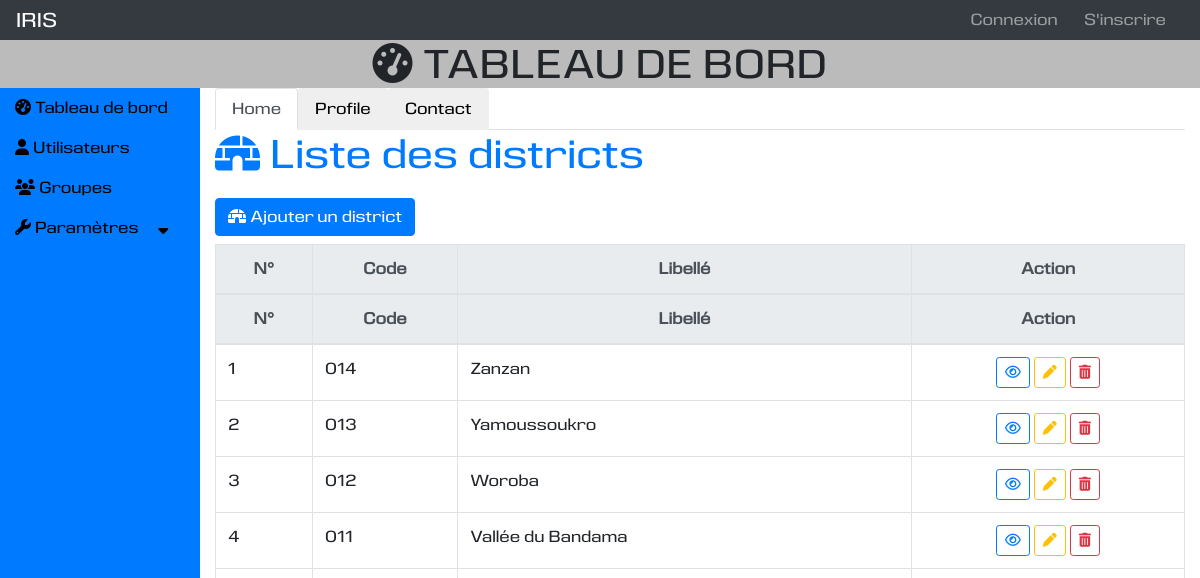
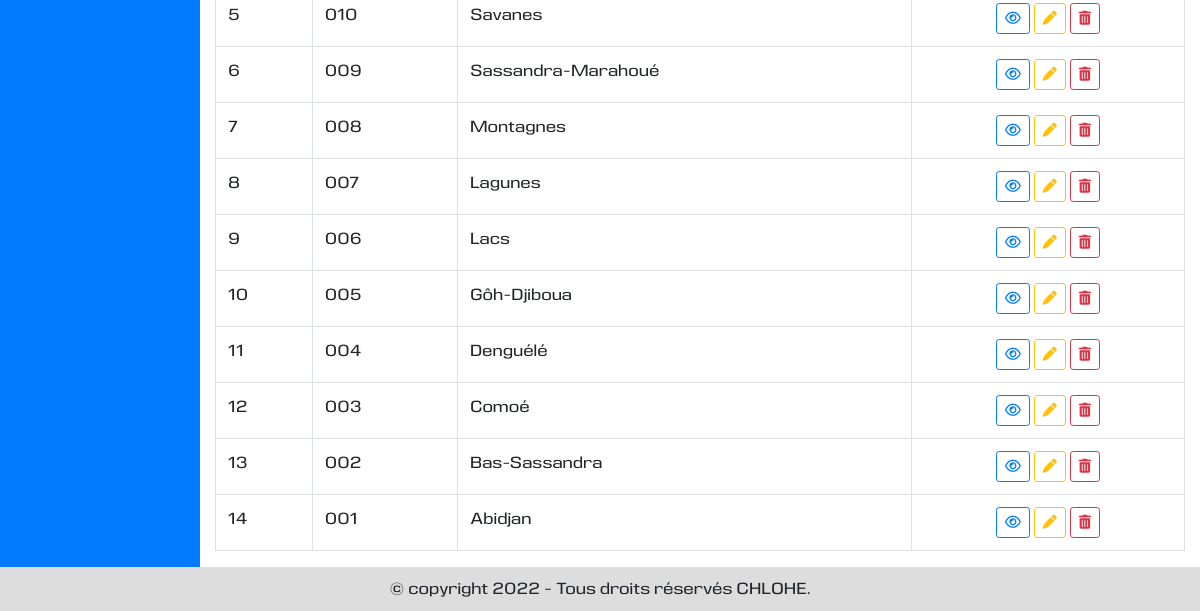
The app's page /localisation/, older data (2 pictures, top to bottom).
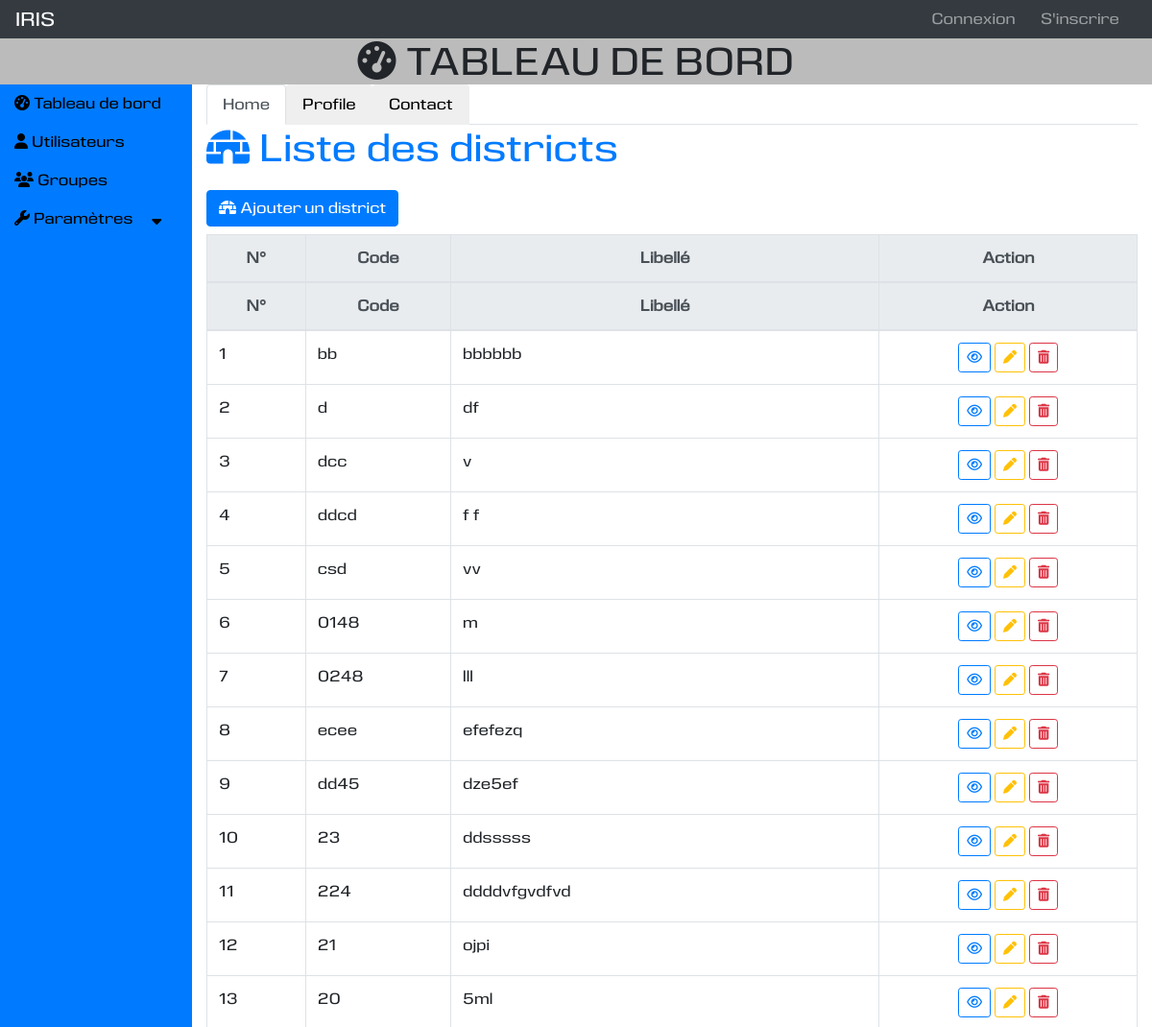
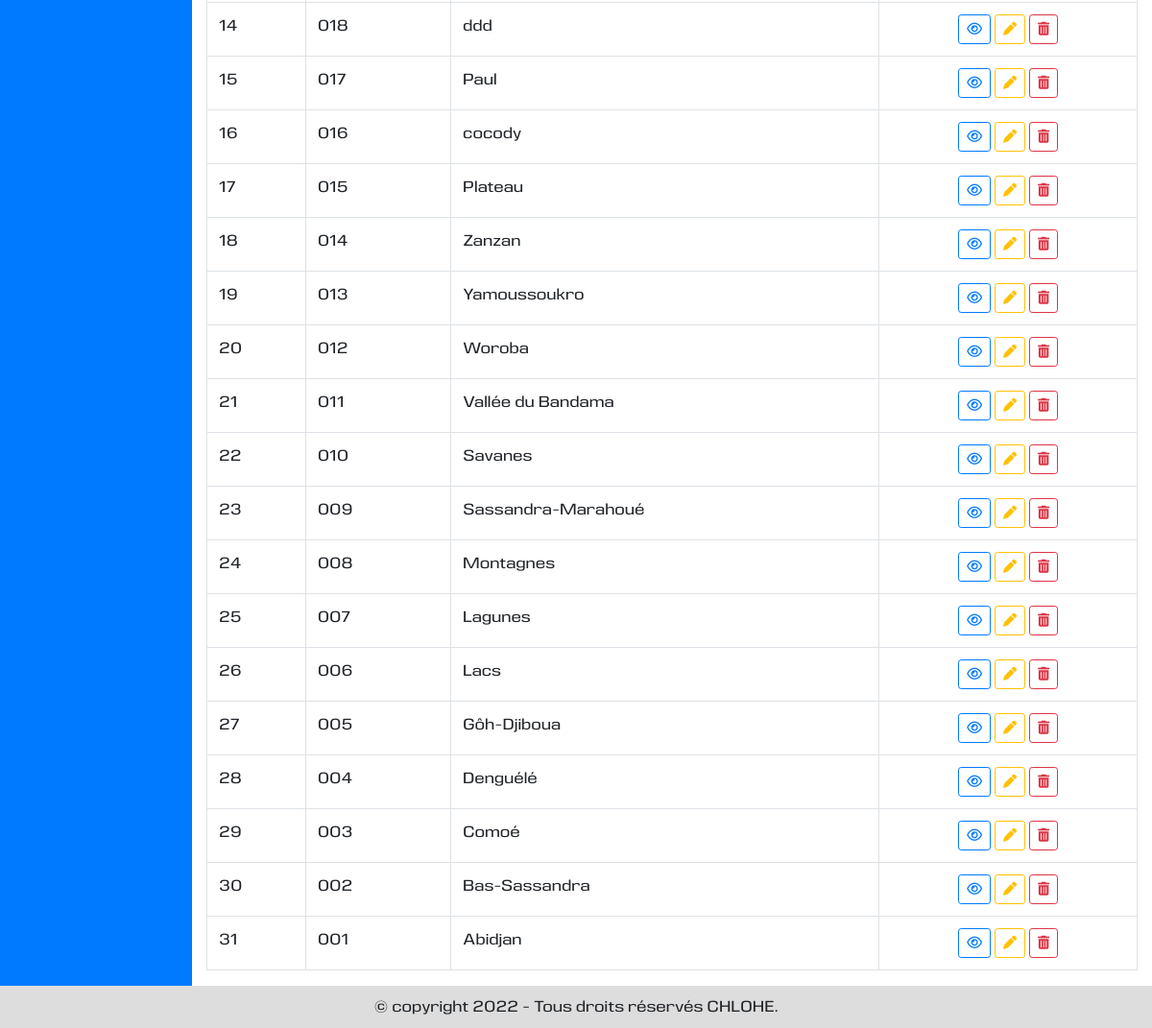
The same page, newer data (2 pictures, top to bottom).
### localisation/models.py (models this page shows, shortened)
class District(models.Model):
    code = models.CharField(max_length=100, unique=True)
    libelle = models.CharField(max_length=150, verbose_name="Libellé", unique=True)

### localisation/views.py (the view)
# urls.py: path('', views.localisation, name = 'localisation'),
def localisation(request):
    districts = District.objects.all().order_by("-id")
    context = {
        "titre" : "Localisation",
        "districts" : districts,
    }
    return render(request, "localisation/localisation.html", context)

### localisation/templates/localisation/localisation.html (shortened to what this page needs)
{% extends 'utilisateur/base.html' %}
{% load static %}
{% block tableau_de_bord %}
<div>
  <ul class="nav nav-tabs" id="myTab" role="tablist">
    <li class="nav-item" role="presentation">
      <button class="nav-link active" id="home-tab" data-toggle="tab" data-target="#home" type="button" role="tab" aria-controls="home" aria-selected="true">
        Home
      </button>
    </li>
    <li class="nav-item" role="presentation">
      <button class="nav-link" id="profile-tab" data-toggle="tab" data-target="#profile" type="button" role="tab" aria-controls="profile" aria-selected="false">
        Profile
      </button>
    </li>
    <li class="nav-item" role="presentation">
      <button class="nav-link" id="contact-tab" data-toggle="tab" data-target="#contact" type="button" role="tab" aria-controls="contact" aria-selected="false">
        Contact
      </button>
    </li>
  </ul>
  <div class="tab-content" id="myTabContent">
    <div class="tab-pane fade show active" id="home" role="tabpanel" aria-labelledby="home-tab">
      <div>
        <h1 class="mb-3 text-primary"><i class="fas fa-igloo"></i> Liste des districts</h1>
        <h3><a class="btn btn-primary" data-toggle="modal" data-target="#ajouterModal" data-backdrop="static"><i class="fas fa-igloo"></i> Ajouter un district</a></h3>
        <div class="row">
            <div class="col-md-12">
                <table class="table  table-bordered table-hover table-responsive-md" id="district">
                    <thead class="text-center">
                        <tr class="thead-light">
                            <th>N°</th>
                            <th>Code</th>
                            <th>Libellé</th>
                            <th>Action</th>
                        </tr>
                    </thead>
                    <tbody>
                        {% for district in districts %}
                        <tr>
                            <td>{{forloop.counter}}</td>
                            <td>{{district.code}}</td>
                            <td>{{district.libelle}}</td>
                            <td class="text-center">
                                <a class="btn btn-outline-primary btn-sm" title="Détail" href="{% url 'utilisateur:detail_utilisateur' district.id %}"><i class="far fa-eye"></i></a>
                                <a class="btn btn-outline-warning btn-sm" title="Modifier" href="{% url 'utilisateur:modifier_utilisateur' district.id %}"><i class="fas fa-pen"></i></a>
                                <button type="button" title="Supprimer" class="btn btn-outline-danger btn-sm" data-toggle="modal" data-target="#modal{{district.id}}" data-backdrop="static"><i class="fas fa-trash-alt"></i></button>
                            </td>
                        </tr>
                        {% endfor %}
                    </tbody>
                </table>
            </div>
        </div>
      </div>
    </div>
  </div>
</div>
{% endblock %}

Row changes from the older to the newer data that the page shows:
added District: code "bb", libelle "bbbbbb"
added District: code "d", libelle "df"
added District: code "dcc", libelle "v"
added District: code "ddcd", libelle "f f"
added District: code "csd", libelle "vv"
added District: code "0148", libelle "m"
added District: code "0248", libelle "lll"
added District: code "ecee", libelle "efefezq"
added District: code "dd45", libelle "dze5ef"
added District: code "23", libelle "ddsssss"
added District: code "224", libelle "ddddvfgvdfvd"
added District: code "21", libelle "ojpi"
added District: code "20", libelle "5ml"
added District: code "018", libelle "ddd"
added District: code "017", libelle "Paul"
added District: code "016", libelle "cocody"
added District: code "015", libelle "Plateau"
